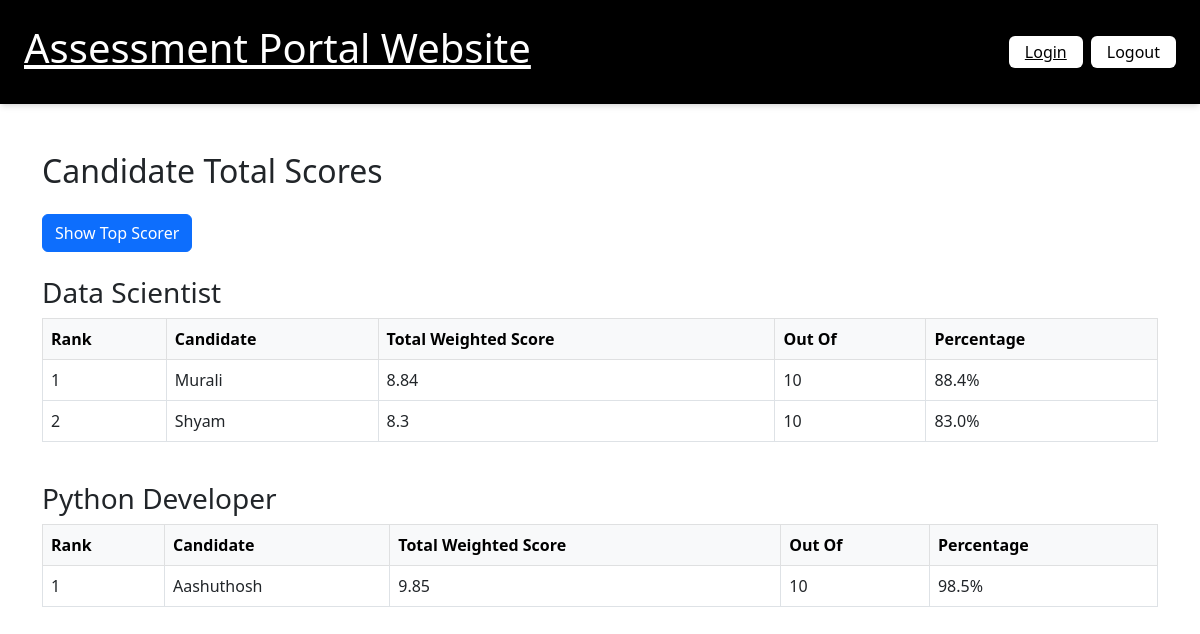
Page /candidatescore/ on the committed database.
### assessment_app/models.py (models this page shows, shortened)
class Role(models.Model):
    title = models.CharField(max_length=40,null=False,blank=False,unique=True)

class Candidate(models.Model):
    name = models.CharField(max_length=30,null=False,blank=False)
    email = models.EmailField(null=False,blank=False)
    resume = models.FileField(upload_to="resumes/",blank=True,null=True)
    role = models.ForeignKey(Role,related_name='candidaterole',on_delete=models.CASCADE)

### assessment_app/views.py (the view, shortened to what this page needs)
# urls.py: path('candidatescore/',CandidateScoreListView.as_view(),name='candidate-scores'),
class CandidateScoreListView(ListView):
    model = Candidate
    template_name = 'candidatescores.html'
    context_object_name = 'candidates'
    def get_queryset(self):
        return Candidate.objects.select_related('role')
    def get_context_data(self, **kwargs):
        context = super().get_context_data(**kwargs)
        candidates = context['candidates']
        candidates_by_role = defaultdict(list)
        for candidate in candidates:
            weighted_scores = CandidateCriterionScore.objects.filter(candidate=candidate).annotate(
                weighted_score=ExpressionWrapper(
                    F('score') * (F('criterion__weight') / 100.0),
                    output_field=FloatField()
                )
            )
            section_scores = weighted_scores.values('criterion__criteria__criteria_section').annotate(
                total_weighted_score=Sum('weighted_score')
            )
            weighted_total = 0
            for item in section_scores:
                section_id = item['criterion__criteria__criteria_section']
                total_weighted_score = item['total_weighted_score'] or 0
                try:
                    section = Section.objects.get(id=section_id)
                    weight_obj = SectionWeight.objects.get(section=section, role=candidate.role)
                    weight = weight_obj.weight
                except (Section.DoesNotExist, SectionWeight.DoesNotExist):
                    weight = 0
                weighted_total += (total_weighted_score * weight) / 100.0
            score_rounded = round(weighted_total, 2)
            candidates_by_role[candidate.role].append({
                'candidate': candidate,
                'total_score': score_rounded,
                'percentage': round((score_rounded / 10) * 100,2),
            })
        for role, cand_list in candidates_by_role.items():
            cand_list.sort(key=lambda x: x['total_score'], reverse=True)
            for idx, entry in enumerate(cand_list, start=1):
                entry['rank'] = idx
        show_top = self.request.GET.get('top') == 'true'
        context['candidates_by_role'] = dict(candidates_by_role)
        context['showing_top'] = show_top
        return context

### templates/candidatescores.html
{% extends 'home.html' %}
{% block content %}
<link href="https://cdn.jsdelivr.net/npm/bootstrap@5.3.0/dist/css/bootstrap.min.css" rel="stylesheet">
<div class="container my-5">
    <h2 class="mb-4">Candidate Total Scores</h2>
    <div class="mb-3">
        {% if showing_top %}
            <a href="{% url 'candidate-scores' %}" class="btn btn-secondary">Show All Candidates</a>
        {% else %}
            <a href="{% url 'candidate-scores' %}?top=true" class="btn btn-primary">Show Top Scorer</a>
        {% endif %}
    </div>
    {% if candidates_by_role %}
        {% for role, cand_list in candidates_by_role.items %}
            <h3 class="mt-4">{{ role.title }}</h3>
            <div class="table-responsive">
                <table class="table table-bordered table-hover align-middle">
                    <thead class="table-light">
                        <tr>
                            <th>Rank</th>
                            <th>Candidate</th>
                            <th>Total Weighted Score</th>
                            <th>Out Of</th>
                            <th>Percentage</th>
                        </tr>
                    </thead>
                    <tbody>
                        {% for entry in cand_list %}
                        <tr>
                            <td>{{ entry.rank }}</td>
                            <td>{{ entry.candidate.name }}</td>
                            <td>{{ entry.total_score }}</td>
                            <td>10</td>
                            <td>{{ entry.percentage }}%</td>
                        </tr>
                        {% endfor %}
                    </tbody>
                </table>
            </div>
        {% endfor %}
    {% else %}
        <div class="alert alert-info">No candidates found.</div>
    {% endif %}
</div>
{% endblock %}

### templates/home.html (shortened to what this page needs)
<!DOCTYPE html>
<html lang="en">
<head>
    <script src="https://cdn.tailwindcss.com"></script>
</head>
<body>
    <nav class="bg-black shadow-md">
    <div class="max-w-7xl mx-auto px-4 py-4 flex justify-between items-center">
        <a href="{% url 'home' %}" class="text-2xl font-bold text-white"><h1>Assessment Portal Website</h1></a>
        <div class="flex items-center gap-2">
                    {% if user.is_authenticated %}
                        <span class="text-white mr-2">Hi, {{ user.username }}</span>
                    {% else %}
                         <a href="{% url 'login' %}" class="bg-white text-black px-3 py-1 rounded hover:bg-green-600 hover:text-white transition">Login</a>
                    {% endif %}
                        <form method="post" action="{% url 'logout' %}">
                            <button type="submit" class="bg-white text-black px-3 py-1 rounded hover:bg-red-600 hover:text-white transition">Logout</button>
                        </form>
    </div>
</nav>
{% block content %}{% endblock %}
</body>
</html>

### rows in the picture
Role: title "Data Scientist"
Candidate: rank "1", candidate.name "Murali", total_score "8.84", percentage "88.4"
Candidate: rank "2", candidate.name "Shyam", total_score "8.3", percentage "83.0"
Role: title "Python Developer"
Candidate: rank "1", candidate.name "Aashuthosh", total_score "9.85", percentage "98.5"
